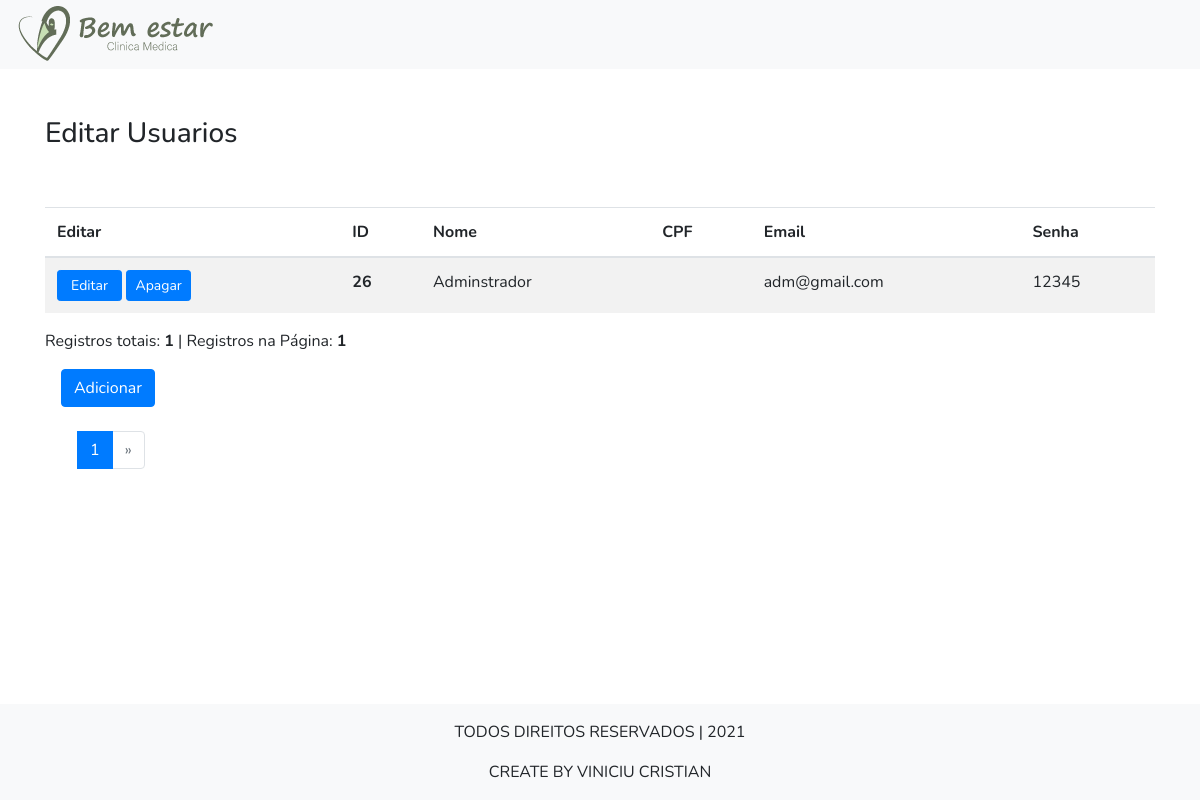
The page /vizualisar-usuarios.php on the database its author committed.
### tables this page shows
CREATE TABLE `tb_usuario` (
  `usuario_id` int(11) NOT NULL,
  `usuario_nome` varchar(250) DEFAULT NULL,
  `usuario_email` varchar(250) DEFAULT NULL,
  `usuario_senha` varchar(250) DEFAULT NULL,
  `usuario_tipo` varchar(250) DEFAULT NULL,
  `usuario_data` date DEFAULT NULL,
  `usuario_imagem` varchar(250) DEFAULT NULL,
  `usuario_cpf` varchar(250) DEFAULT NULL
);

### vizualisar-usuarios.php (the view, shortened to what this page needs)
<?php
  require_once('conexaoBanco.php');
  $consulta_sql =
    "SELECT
      usuario_id
     FROM
      tb_usuario";
  $resultado_consulta_slq = mysqli_query($conexao, $consulta_sql);
  $quantia_total_registro_banco = mysqli_num_rows($resultado_consulta_slq);
  $quantidade_registros_por_pagina = 8;
  $quantidade_paginas = ceil($quantia_total_registro_banco / $quantidade_registros_por_pagina);
  $pagina_atual = isset($_GET['pagina_atual']) ? filter_input(INPUT_GET,'pagina_atual',FILTER_SANITIZE_NUMBER_INT) : 1;
  $inicio_consulta = ($quantidade_registros_por_pagina * $pagina_atual) - $quantidade_registros_por_pagina;
  $consulta_sql_final =
    "SELECT
      usuario_id,
      usuario_nome,
      usuario_cpf,
      usuario_email,
      usuario_senha
     FROM
        tb_usuario
     ORDER BY
        usuario_id ASC
     LIMIT
        $inicio_consulta,
        $quantidade_registros_por_pagina";
  $resultado_consulta_slq = mysqli_query($conexao, $consulta_sql_final);
  $quantia_total_registro = mysqli_num_rows($resultado_consulta_slq);
?>
<!doctype html>
<html lang="pt-BR">
  <head>
    <link rel="stylesheet" href="https://cdn.jsdelivr.net/npm/bootstrap@4.5.3/dist/css/bootstrap.min.css">
    <link rel="stylesheet" href="./Public/css/Inicio.css">
  </head>
  <body>
    <header>
      <div  id="header" class="container-fluid bg-light">
        <div class="row">
          <div class="col-lg-2 col-md col-3 bg-light">
            <a href="Index.php"><img src="./Public/Images/Logotipo-d.png" class="rounded float-left" alt="..."></a>
          </div>
        </div>
      </div>
    </header>
    <main class="container-fluid">
        <div class="row mt-5">
            <div class="container"><h3>Editar Usuarios</h3></div>
        </div>
        <div class="container mt-5 table-responsive-lg">
            <table class="table table-striped table-hover">
                <thead>
                  <tr>
                    <th scope="col">Editar</th>
                    <th scope="col">ID</th>
                    <th scope="col">Nome</th>
                    <th scope="col">CPF</th>
                    <th scope="col">Email</th>
                    <th scope="col">Senha</th>
                  </tr>
                </thead>
                <tbody>
                  <?php
                  while($registro = mysqli_fetch_array($resultado_consulta_slq, MYSQLI_BOTH)){ ?>
                  <tr>
                    <td>
                        <a class="btn btn-sm btn-primary" style="width: 65px;"
                        href="editar-usuarios.php?usuario_id=<?php echo $registro['usuario_id']; ?>" >Editar<a>
                        <a class="btn btn-sm btn-primary" style="width: 65px;" onclick="return confirm('Deseja Apagar?');"
                         href="deletar-usuarios.php?usuario_id=<?php echo $registro['usuario_id'] ?>">Apagar</a>
                    </td>
                    <th scope="row"><?php echo $registro ['usuario_id'] ?></th>
                    <td><?php echo $registro ['usuario_nome'] ?></td>
                    <td><?php echo $registro ['usuario_cpf'] ?></td>
                    <td><?php echo $registro ['usuario_email'] ?></td>
                    <td><?php echo $registro ['usuario_senha'] ?></td>
                  </tr>
                  <?php } ?>
                </tbody>
            </table>
            <caption class="m-0 p-0">
             <?php echo "Registros totais: <b>$quantia_total_registro_banco</b> | Registros na Página: <b>$quantia_total_registro</b>"; ?>
            </caption>
            <div class="row mt-3 ml-3 mb-4  "><a href="cadastros.php"><button type="button" class="btn btn-primary">Adicionar</button></a></div>
            <nav aria-label="Page navigation example">
              <ul class="pagination">
                <?php
                for($link = $pagina_atual -3, $limite_link = $link +6; $link <= $limite_link; $link++){
                    if($link < 1){
                      $link = 1;
                      $limite_link = 7;
                    }
                    if($limite_link > $quantidade_paginas){
                      $limite_link = $quantidade_paginas;
                      $link = $limite_link -6;
                    }
                    if($link <1){
                      $link =1;
                      $limite_link = $quantidade_paginas;
                    }
                    if($link == $pagina_atual){ ?>
                      <li class="page-item active" aria-current="page">
                        <a class="page-link"  href="#"><?php echo $link; ?><span class="sr-only">(current)</span></a>
                      </li>
                      <?php }else { ?>
                <li class="page-item">
                  <a class="page-link" href="vizualisar-usuarios.php?pagina_atual=<?php echo $link; ?>"><?php echo $link; ?></a>
                </li>
                <?php }
                } ?>
                <li class="page-item <?php echo $pagina_atual == $quantidade_paginas ? "disabled" : ""; ?> ">
                  <a class="page-link" href="vizualisar-usuarios.php?pagina_atual=<?php echo ($pagina_atual +1); ?>">&raquo;</a>
                </li>
              </ul>
            </nav>
        </div>
    </main>
    <footer class="container-fluid  bg-light fixed-bottom">
      <div class="row">
      <div class="col-lg text-center">
        <p class="mt-3">TODOS DIREITOS RESERVADOS | 2021</p>
        <P>CREATE BY VINICIU CRISTIAN</P>
      </div>
      </div>
    </footer>
  </body>
</html>

### public/css/Inicio.css (style rules this page uses)
* { font-family: 'Nunito', sans-serif; }
html, body { max-width: 100%; overflow-x: hidden; }

### rows shown on the page
tb_usuario: usuario_id "26", usuario_nome "Adminstrador", usuario_email "adm@gmail.com", usuario_senha "12345"

### other values the page prints
$quantia_total_registro_banco "1"
$quantia_total_registro "1"
